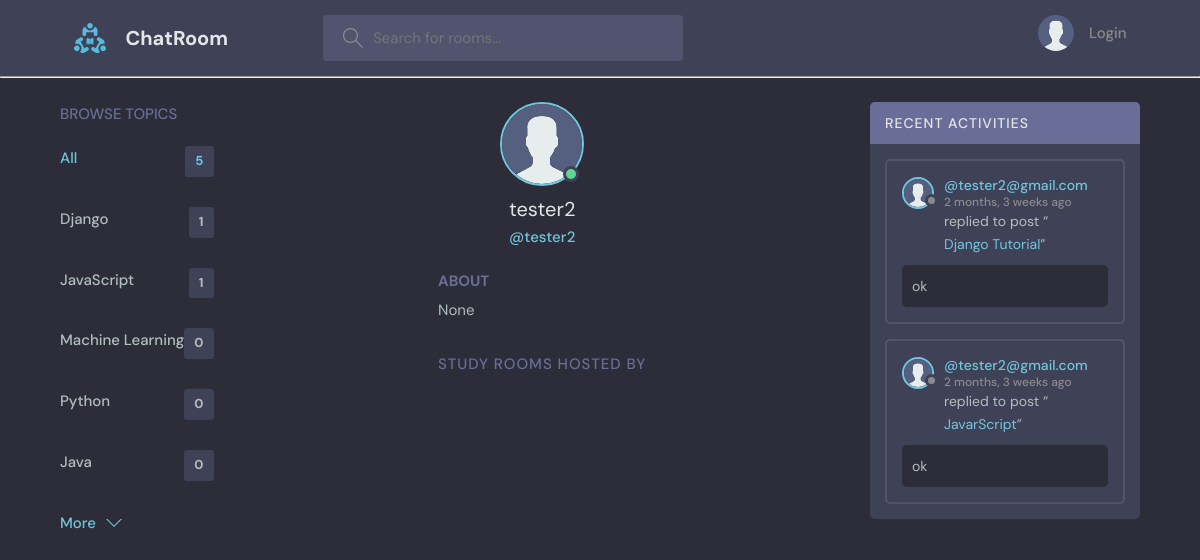
The page /profile/4/ on the database its author committed.
### studybud/models.py (models this page shows, shortened)
class Topic(models.Model):
	name = models.CharField(max_length=255)

class User(AbstractUser):
	name = models.CharField(max_length=200, null=True)
	email = models.EmailField(unique=True, null=True)
	bio = models.TextField(null=True)
	avatar = models.ImageField(null=True, default='avatar.svg')
	USERNAME_FIELD = 'email'
	REQUIRED_FIELDS = []

class Message(models.Model):
	user = models.ForeignKey(User, on_delete=models.CASCADE)
	room = models.ForeignKey(Room, on_delete=models.CASCADE)
	body = models.TextField()
	updated = models.DateTimeField(auto_now=True)
	created = models.DateTimeField(auto_now_add=True)

class Room(models.Model):
	id = models.AutoField(primary_key=True)
	name = models.CharField(max_length=255)
	host = models.ForeignKey(User, on_delete=models.SET_NULL, null=True)
	topic = models.ForeignKey(Topic, on_delete=models.SET_NULL, null=True)
	description = models.TextField(null=True, blank=True)
	participants = models.ManyToManyField(User, related_name='participants', blank=True)
	updated = models.DateTimeField(auto_now=True)
	created = models.DateTimeField(auto_now_add=True)
	class Meta:
		ordering = ['-updated', '-created']

### studybud/views.py (the view)
# urls.py: path('profile/<str:pk>/', views.user_profile, name='user-profile'),
def user_profile(request, pk):
	user = User.objects.get(id=pk)
	rooms = user.room_set.all()
	room_messages = user.message_set.all().order_by('created')
	topics = Topic.objects.all()
	context = {'user': user, 'rooms': rooms, 'topics': topics, 'room_messages': room_messages}
	return render(request, 'studybud/profile.html', context)

### studybud/templates/studybud/profile.html (shortened to what this page needs)
<!DOCTYPE html>
<html lang="en">
<head>
</head>
<body>
{% extends 'main.html' %}
{% block content %}
<main class="profile-page layout layout--3">
	<div class="container">
		{% include 'studybud/topic_component.html' %}
		<div class="roomList">
			<div class="profile">
				<div class="profile__avatar">
					<div class="avatar avatar--large active">
						<img src="{{user.avatar.url}}"/>
					</div>
				</div>
				<div class="profile__info">
					<h3>{{user.username}}</h3>
					<p>@{{user.username}}</p>
				</div>
				<div class="profile__about">
					<h3>About</h3>
					<p>
						{{user.bio}}
					</p>
				</div>
			</div>
			<div class="roomList__header">
				<div>
					<h2> Study Rooms Hosted by {{request.user.name}} </h2>
				</div>
			</div>
		</div>
		{% include 'studybud/activity_component.html' %}
	</div>
</main>
{% endblock content %}

### studybud/templates/studybud/topic_component.html (shortened to what this page needs)
<!DOCTYPE html>
<html lang="en">
<head>
</head>
<body>
<div class="topics">
	<div class="topics__header">
		<h2>Browse Topics</h2>
	</div>
	<ul class="topics__list">
		<li>
			<a href="/" class="active"> All <span>{{topics.count}}</span></a>
		</li>
		{% for topic in topics %}
		<li>
			<a href="{% url 'home' %}?q={{topic.name}}"> {{topic.name}} <span> {{topic.room_set.all.count}} </span></a>
		</li>
		{% endfor %}
	</ul>
	<a class="btn btn--link" href="">
		More
		<svg version="1.1" xmlns="http://www.w3.org/2000/svg" width="32" height="32" viewBox="0 0 32 32">
			<title>chevron-down</title>
			<path d="M16 21l-13-13h-3l16 16 16-16h-3l-13 13z"></path>
		</svg>
	</a>
</div>
</body>
</html>

### studybud/templates/studybud/activity_component.html (shortened to what this page needs)
<div class="activities">
	<div class="activities__header">
		<h2>Recent Activities</h2>
	</div>
	{% for message in room_messages %}
	<div class="activities__box">
		<div class="activities__boxHeader roomListRoom__header">
			<a href="{% url 'user-profile' message.user.id %}" class="roomListRoom__author">
				<div class="avatar avatar--small">
					<img src="{{message.user.avatar.url}}"/>
				</div>
				<p>
					@{{message.user}}
					<span> {{message.created | timesince}} ago </span>
				</p>
			</a>
		</div>
		<div class="activities__boxContent">
			<p>replied to post “<a href="{% url 'room' message.room.id %}"> {{message.room.name}} </a>”</p>
			<div class="activities__boxRoomContent">
				{{message.body}}
			</div>
		</div>
	</div>
	{% endfor %}
</div>

### rows shown on the page
Topic: name "Django", room_set.all.count "1"
Topic: name "JavaScript", room_set.all.count "1"
Topic: name "Machine Learning", room_set.all.count "0"
Topic: name "Python", room_set.all.count "0"
Topic: name "Java", room_set.all.count "0"
User: avatar (placeholder picture), username "tester2", bio "None"
Message: user.avatar (placeholder picture), user "tester2@gmail.com", created "2 months, 3 weeks", room.name "Django Tutorial", body "ok"
Message: user.avatar (placeholder picture), user "tester2@gmail.com", created "2 months, 3 weeks", room.name "JavarScript", body "ok"

### other values the page prints
{{ topics.count }} "5"
